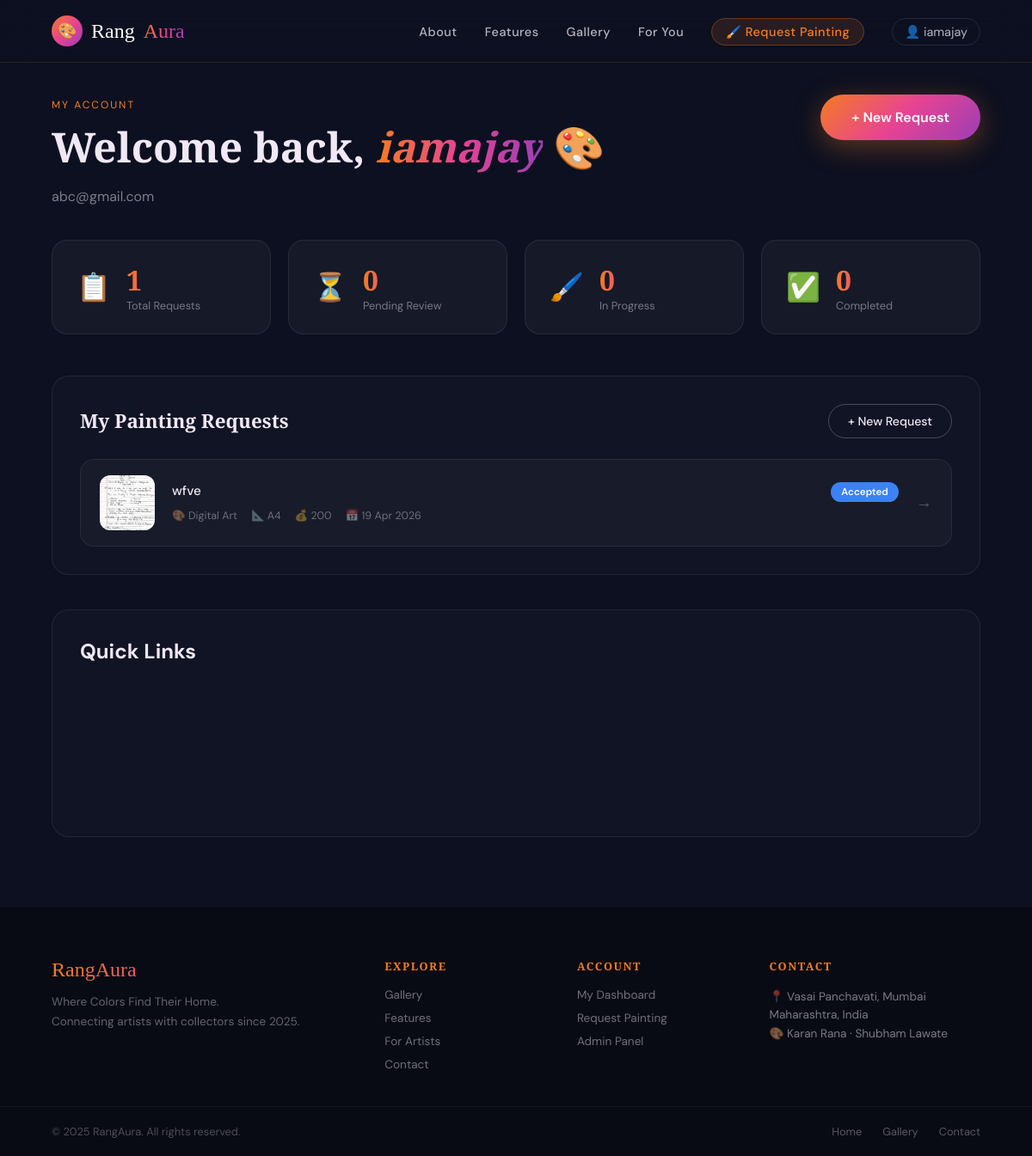
The app's page /dashboard/ (signed in) with its own data.
### core/models.py (models this page shows, shortened)
class PaintingRequest(models.Model):
    STATUS_CHOICES = [
        ('pending', 'Pending Review'),
        ('accepted', 'Accepted'),
        ('in_progress', 'In Progress'),
        ('completed', 'Completed'),
        ('rejected', 'Rejected'),
    ]
    user = models.ForeignKey(User, on_delete=models.CASCADE, related_name='painting_requests')
    name = models.CharField(max_length=100)
    email = models.EmailField()
    phone = models.CharField(max_length=15, blank=True)
    address = models.TextField()
    image = models.ImageField(upload_to='requests/', blank=True, null=True,
                              help_text="Upload a reference image or inspiration photo")
    description = models.TextField(help_text="Describe what you want painted in detail")
    preferred_style = models.CharField(max_length=30, choices=Painting.STYLE_CHOICES,
                                       blank=True, default='digital')
    preferred_size = models.CharField(max_length=50, blank=True,
                                      help_text="e.g. A4, A3, 24x36 inches")
    budget = models.CharField(max_length=50, blank=True,
                              help_text="Your approximate budget in INR")
    status = models.CharField(max_length=20, choices=STATUS_CHOICES, default='pending')
    admin_notes = models.TextField(blank=True, help_text="Internal notes for admin")
    created_at = models.DateTimeField(auto_now_add=True)
    updated_at = models.DateTimeField(auto_now=True)
    class Meta:
        ordering = ['-created_at']
    @property
    def status_color(self):
        colors = {
            'pending': '#f47c20',
            'accepted': '#3b82f6',
            'in_progress': '#9b3fb5',
            'completed': '#22c55e',
            'rejected': '#ef4444',
        }
        return colors.get(self.status, '#f47c20')

### core/views.py (the view)
# urls.py: path('dashboard/', views.dashboard, name='dashboard'),
@login_required
def dashboard(request):
    user_requests = PaintingRequest.objects.filter(user=request.user)
    context = {
        'user_requests': user_requests,
        'pending_count': user_requests.filter(status='pending').count(),
        'in_progress_count': user_requests.filter(status='in_progress').count(),
        'completed_count': user_requests.filter(status='completed').count(),
    }
    return render(request, 'core/dashboard.html', context)

### templates/core/dashboard.html (shortened to what this page needs)
{% extends 'base.html' %}
{% load static %}
{% block content %}
<div style="padding:110px 60px 80px;max-width:1200px;margin:0 auto;">
  <div class="dash-header">
    <div>
      <span class="section-tag">My Account</span>
      <h1 class="section-title">Welcome back, <em style="font-style:italic;background:var(--grad2);-webkit-background-clip:text;-webkit-text-fill-color:transparent;">{{ user.username }}</em> 🎨</h1>
      <p style="color:rgba(240,232,245,0.5);margin-top:6px;">{{ user.email }}</p>
    </div>
    <a href="{% url 'request_painting' %}" class="btn-primary">+ New Request</a>
  </div>
  <div class="dash-stats">
    <div class="dash-stat-card">
      <span class="dash-stat-icon">📋</span>
      <div>
        <div class="dash-stat-num">{{ user_requests.count }}</div>
        <div class="dash-stat-label">Total Requests</div>
      </div>
    </div>
    <div class="dash-stat-card">
      <span class="dash-stat-icon">⏳</span>
      <div>
        <div class="dash-stat-num">{{ pending_count }}</div>
        <div class="dash-stat-label">Pending Review</div>
      </div>
    </div>
    <div class="dash-stat-card">
      <span class="dash-stat-icon">🖌️</span>
      <div>
        <div class="dash-stat-num">{{ in_progress_count }}</div>
        <div class="dash-stat-label">In Progress</div>
      </div>
    </div>
    <div class="dash-stat-card">
      <span class="dash-stat-icon">✅</span>
      <div>
        <div class="dash-stat-num">{{ completed_count }}</div>
        <div class="dash-stat-label">Completed</div>
      </div>
    </div>
  </div>
  <div class="dash-section">
    <div class="dash-section-header">
      <h2>My Painting Requests</h2>
      <a href="{% url 'request_painting' %}" class="btn-secondary" style="padding:10px 22px;font-size:0.88rem;">+ New Request</a>
    </div>
    {% if user_requests %}
    <div class="requests-list">
      {% for req in user_requests %}
      <div class="request-card" onclick="window.location='{% url 'request_detail' req.pk %}'">
        <div class="req-img">
          {% if req.image %}
            <img src="{{ req.image.url }}" alt="Reference"/>
          {% else %}
            <div class="req-img-placeholder">🎨</div>
          {% endif %}
        </div>
        <div class="req-info">
          <div class="req-top">
            <h3>{{ req.description|truncatechars:60 }}</h3>
            <span class="req-status-badge" style="background:{{ req.status_color }}">
              {{ req.get_status_display }}
            </span>
          </div>
          <div class="req-meta">
            {% if req.preferred_style %}<span>🎨 {{ req.get_preferred_style_display }}</span>{% endif %}
            {% if req.preferred_size %}<span>📐 {{ req.preferred_size }}</span>{% endif %}
            {% if req.budget %}<span>💰 {{ req.budget }}</span>{% endif %}
            <span>📅 {{ req.created_at|date:"d M Y" }}</span>
          </div>
        </div>
        <div class="req-arrow">→</div>
      </div>
      {% endfor %}
    </div>
    {% endif %}
  </div>
  <div class="dash-section" style="margin-top:40px;">
    <h2 style="margin-bottom:20px;">Quick Links</h2>
    <div class="quick-links">
    </div>
  </div>
</div>
{% endblock %}

### templates/base.html (shortened to what this page needs)
{% load static %}
<!DOCTYPE html>
<html lang="en">
<head>
<link rel="stylesheet" href="{% static 'css/style.css' %}"/>
</head>
<body>
<nav id="main-nav">
  <a href="{% url 'home' %}" class="nav-logo">
    <div class="brush-icon">🎨</div>
    <span class="rang">Rang</span><span class="aura">Aura</span>
  </a>
  <ul id="navMenu">
    <li><a href="{% url 'home' %}#about">About</a></li>
    <li><a href="{% url 'home' %}#features">Features</a></li>
    <li><a href="{% url 'gallery' %}">Gallery</a></li>
    <li><a href="{% url 'home' %}#audience">For You</a></li>
    {% if user.is_authenticated %}
      <li><a href="{% url 'request_painting' %}" class="nav-highlight">🖌️ Request Painting</a></li>
      <li class="nav-user-menu">
        <span class="nav-username">👤 {{ user.username }}</span>
      </li>
    {% else %}
      <li><a href="{% url 'login' %}">Login</a></li>
      <li><a href="{% url 'register' %}" class="nav-cta">Get Started</a></li>
    {% endif %}
  </ul>
</nav>
{% block content %}{% endblock %}
<footer>
  <div class="footer-top">
    <div class="footer-brand">
      <span class="footer-logo">RangAura</span>
      <p>Where Colors Find Their Home.<br/>Connecting artists with collectors since 2025.</p>
    </div>
    <div class="footer-links-group">
      <h4>Explore</h4>
      <a href="{% url 'gallery' %}">Gallery</a>
      <a href="{% url 'home' %}#features">Features</a>
      <a href="{% url 'home' %}#audience">For Artists</a>
      <a href="{% url 'home' %}#contact">Contact</a>
    </div>
    <div class="footer-links-group">
      <h4>Account</h4>
      {% if user.is_authenticated %}
        <a href="{% url 'dashboard' %}">My Dashboard</a>
        <a href="{% url 'request_painting' %}">Request Painting</a>
      {% else %}
        <a href="{% url 'register' %}">Register</a>
        <a href="{% url 'login' %}">Login</a>
      {% endif %}
      <a href="/admin/">Admin Panel</a>
    </div>
    <div class="footer-links-group">
      <h4>Contact</h4>
      <p style="color:rgba(240,232,245,0.5);font-size:0.85rem;line-height:1.6;">
        📍 Vasai Panchavati, Mumbai<br/>
        Maharashtra, India<br/>
        🎨 Karan Rana · Shubham Lawate
      </p>
    </div>
  </div>
  <div class="footer-bottom">
    <p>© 2025 RangAura. All rights reserved.</p>
    <div class="footer-links">
      <a href="{% url 'home' %}">Home</a>
      <a href="{% url 'gallery' %}">Gallery</a>
      <a href="{% url 'home' %}#contact">Contact</a>
    </div>
  </div>
</footer>
</body>
</html>

### records on screen
PaintingRequest: image (picture), description "wfve", status "Accepted", preferred_style "Digital Art", preferred_size "A4", budget "200", created_at "19 Apr 2026"

### other values on screen
{{ user.username }} "iamajay"
{{ user.email }} "abc@gmail.com"
{{ user_requests.count }} "1"
{{ pending_count }} "0"
{{ in_progress_count }} "0"
{{ completed_count }} "0"
